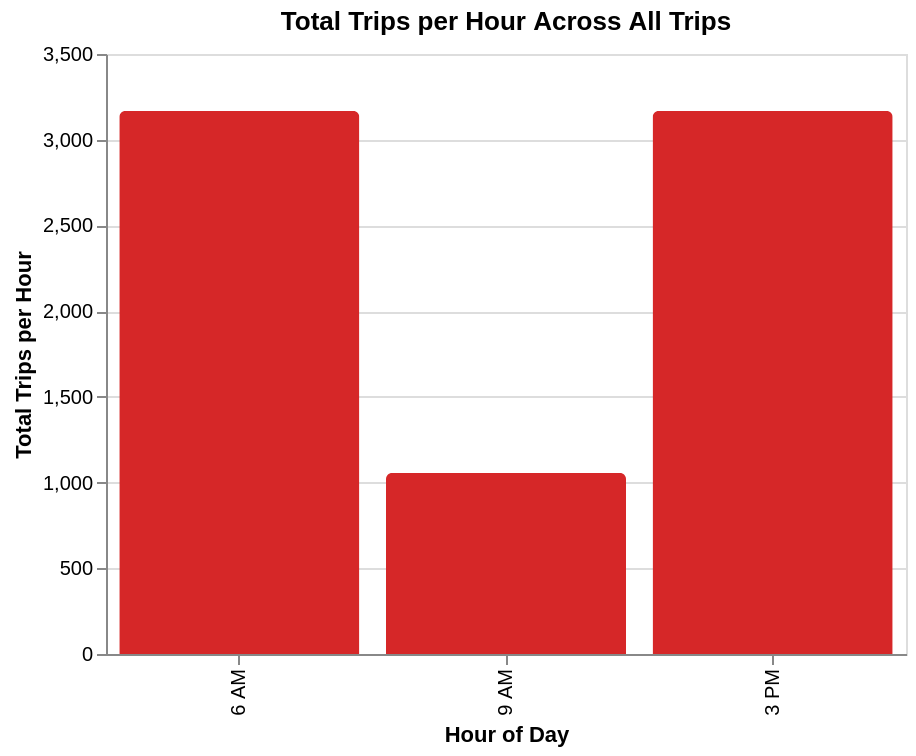

Source (notebook cell):
### Markdown cell above
This gives us a clean **hourly snapshot of total bus service intensity** for visualization and analysis.

### Code cell
import altair as alt

# Ensure numeric type
agg_by_hour['trips_per_hour'] = agg_by_hour['trips_per_hour'].astype(float)

# Altair bar chart with a single red color
chart = alt.Chart(agg_by_hour).mark_bar(
    cornerRadiusTopLeft=3, 
    cornerRadiusTopRight=3,
    color='#d62728'  # solid red
).encode(
    x=alt.X('hour_label:N', 
            title='Hour of Day',
            sort=['6 AM', '9 AM', '3 PM']),
    y=alt.Y('trips_per_hour:Q', 
            title='Total Trips per Hour',
            scale=alt.Scale(zero=True)),
    tooltip=['hour_label', 'trips_per_hour']
).properties(
    title='Total Trips per Hour Across All Trips',
    width=400,
    height=300
)

chart

### Figure 1 — Vega-Lite specification as saved in the notebook (floating-point values rounded to 4 significant figures)
{"config": {"view": {"continuousWidth": 300, "continuousHeight": 300}}, "data": {"name": "data-cc5f902fe7d9dabdc13a883dbb430947"}, "mark": {"type": "bar", "color": "#d62728", "cornerRadiusTopLeft": 3, "cornerRadiusTopRight": 3}, "encoding": {"tooltip": [{"field": "hour_label", "type": "nominal"}, {"field": "trips_per_hour", "type": "quantitative"}], "x": {"field": "hour_label", "sort": ["6 AM", "9 AM", "3 PM"], "title": "Hour of Day", "type": "nominal"}, "y": {"field": "trips_per_hour", "scale": {"zero": true}, "title": "Total Trips per Hour", "type": "quantitative"}}, "height": 300, "title": "Total Trips per Hour Across All Trips", "width": 400, "$schema": "https://vega.github.io/schema/vega-lite/v5.20.1.json", "datasets": {"data-cc5f902fe7d9dabdc13a883dbb430947": [{"hour": 6, "trips_per_hour": 3168.0, "hour_label": "6 AM"}, {"hour": 9, "trips_per_hour": 1056.0, "hour_label": "9 AM"}, {"hour": 15, "trips_per_hour": 3168.0, "hour_label": "3 PM"}]}}
